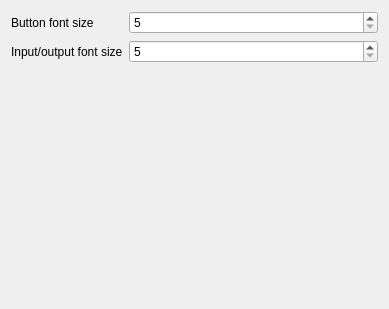
<?xml version="1.0" encoding="UTF-8"?>
<ui version="4.0">
 <class>settingsForm</class>
 <widget class="QWidget" name="settingsForm">
  <property name="geometry">
   <rect>
    <x>0</x>
    <y>0</y>
    <width>389</width>
    <height>309</height>
   </rect>
  </property>
  <property name="windowTitle">
   <string>Settings</string>
  </property>
  <property name="windowIcon">
   <iconset>
    <normaloff>icon.png</normaloff>icon.png</iconset>
  </property>
  <layout class="QFormLayout" name="formLayout">
   <item row="1" column="0">
    <widget class="QLabel" name="label0">
     <property name="text">
      <string>Button font size</string>
     </property>
    </widget>
   </item>
   <item row="1" column="1">
    <widget class="QSpinBox" name="buttonFont">
     <property name="minimum">
      <number>5</number>
     </property>
     <property name="maximum">
      <number>50</number>
     </property>
    </widget>
   </item>
   <item row="2" column="0">
    <widget class="QLabel" name="label1">
     <property name="text">
      <string>Input/output font size</string>
     </property>
    </widget>
   </item>
   <item row="2" column="1">
    <widget class="QSpinBox" name="ioFont">
     <property name="minimum">
      <number>5</number>
     </property>
     <property name="maximum">
      <number>50</number>
     </property>
    </widget>
   </item>
  </layout>
 </widget>
 <resources/>
 <connections/>
</ui>
